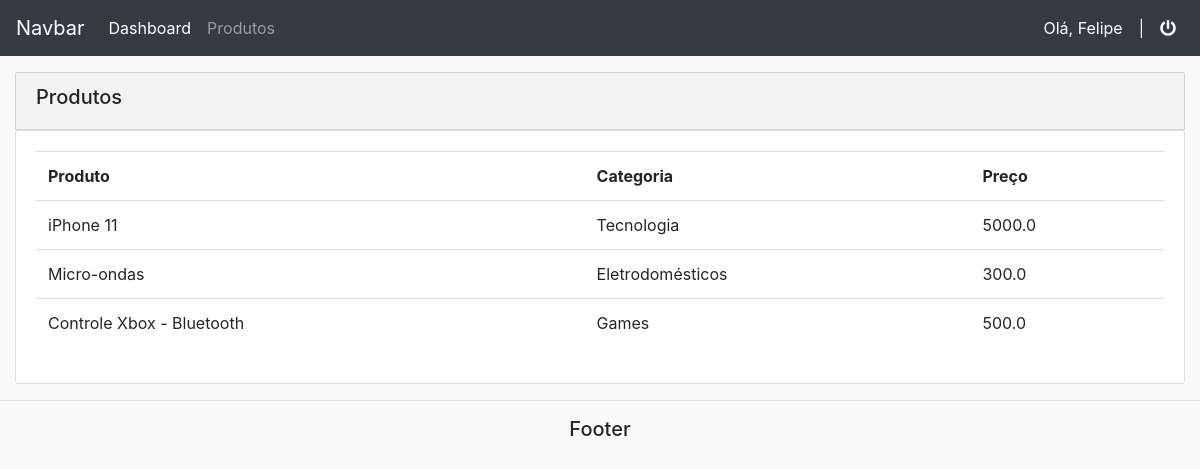
The page /products/ (signed in) on the database as committed earlier.
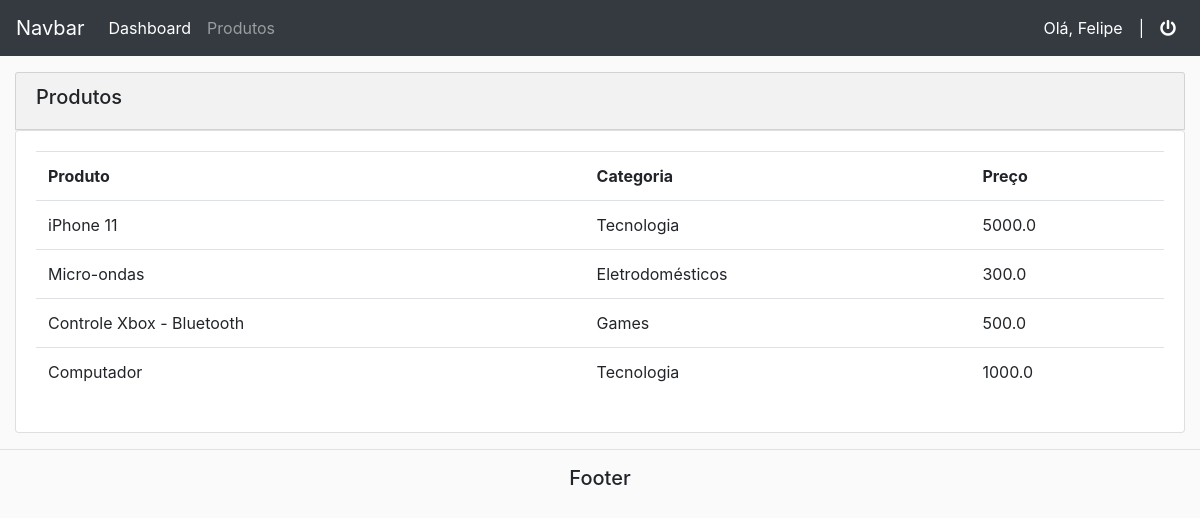
The same page on the database as committed later.
### accounts/models.py (models this page shows, shortened)
class Product(models.Model):
    name = models.CharField(max_length=200, null=True)
    price = models.FloatField(null=True)
    category = models.ForeignKey(Category, on_delete=models.CASCADE)
    description = models.CharField(max_length=200, null=True, blank=True)
    date_created = models.DateTimeField(auto_now_add=True, null=True)
    tag = models.ManyToManyField(Tag)

class Category(models.Model):
    name = models.CharField(max_length=100)
    def __str__(self):
        return self.name

### accounts/decorators.py (the view)
    def wrapper_func(request, *args, **kwargs):
      group = None
      if request.user.groups.exists():
        group = request.user.groups.all()[0].name
      if group in allowed_roles:
        return view_func(request, *args, **kwargs)
      else:
        return HttpResponse('Você não possui permissão para visualizar esta página.')

### accounts/views.py (called while the page is built)
@login_required(login_url='login')
@allowed_users(allowed_roles=['admin'])
def products(request):
    products = Product.objects.all()
    return render(request, 'accounts/products.html', {'products': products})

### accounts/templates/accounts/products.html
{% extends 'accounts/main.html' %}
{% block content %}
<div class="row">
  <div class="col-md">
    <div class="card card-header">
      <h5>Produtos</h5>
    </div>
    <div class="card card-body">
      <table class="table">
        <tr>
          <th>Produto</th>
          <th>Categoria</th>
          <th>Preço</th>
        </tr>
        {% for p in products %}
        <tr>
          <td>{{p.name}}</td>
          <td>{{p.category}}</td>
          <td>{{p.price}}</td>
        </tr>
        {% endfor %}
      </table>
    </div>
  </div>
</div>
{%endblock %}

Rows that differ between the two databases and show on the page:
added Product: name "Computador", category "Tecnologia", price "1000.0"
